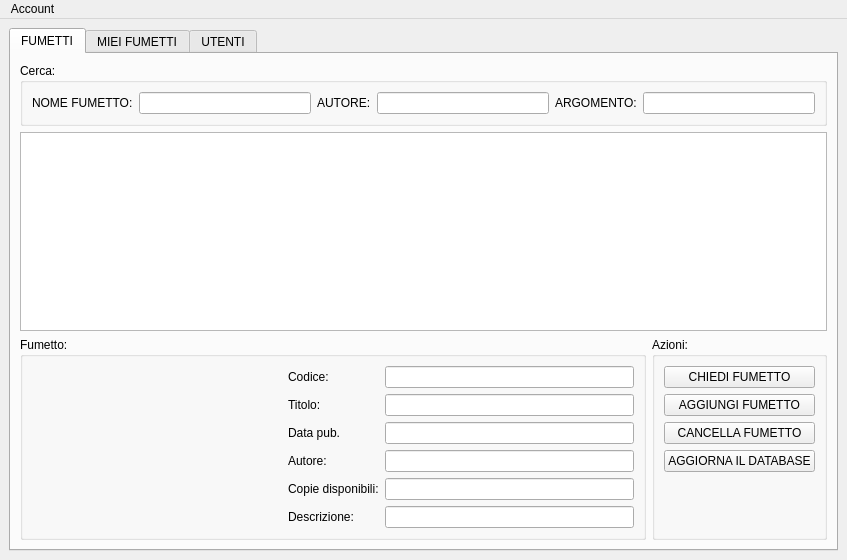
<?xml version="1.0" encoding="UTF-8"?>
<ui version="4.0">
 <class>admin</class>
 <widget class="QMainWindow" name="admin">
  <property name="geometry">
   <rect>
    <x>0</x>
    <y>0</y>
    <width>847</width>
    <height>560</height>
   </rect>
  </property>
  <property name="windowTitle">
   <string>Fumetteria</string>
  </property>
  <widget class="QWidget" name="centralwidget">
   <layout class="QVBoxLayout" name="verticalLayout_4">
    <item>
     <widget class="QTabWidget" name="maintab">
      <property name="currentIndex">
       <number>0</number>
      </property>
      <widget class="QWidget" name="fumetti">
       <attribute name="title">
        <string>FUMETTI</string>
       </attribute>
       <layout class="QGridLayout" name="gridLayout">
        <item row="0" column="0" colspan="2">
         <widget class="QGroupBox" name="groupBox">
          <property name="title">
           <string>Cerca:</string>
          </property>
          <layout class="QHBoxLayout" name="horizontalLayout_4">
           <item>
            <layout class="QHBoxLayout" name="horizontalLayout_2">
             <item>
              <layout class="QHBoxLayout" name="horizontalLayout_3">
               <item>
                <widget class="QLabel" name="label">
                 <property name="text">
                  <string>NOME FUMETTO:</string>
                 </property>
                </widget>
               </item>
               <item>
                <widget class="QLineEdit" name="searchLine"/>
               </item>
               <item>
                <widget class="QLabel" name="label_2">
                 <property name="text">
                  <string>AUTORE:</string>
                 </property>
                </widget>
               </item>
               <item>
                <widget class="QLineEdit" name="autoreLine"/>
               </item>
               <item>
                <widget class="QLabel" name="label_3">
                 <property name="text">
                  <string>ARGOMENTO:</string>
                 </property>
                </widget>
               </item>
               <item>
                <widget class="QLineEdit" name="genereLine"/>
               </item>
              </layout>
             </item>
            </layout>
           </item>
          </layout>
         </widget>
        </item>
        <item row="2" column="1">
         <widget class="QGroupBox" name="groupBox_2">
          <property name="title">
           <string>Azioni:</string>
          </property>
          <layout class="QVBoxLayout" name="verticalLayout">
           <item>
            <widget class="QPushButton" name="getFumettoButton">
             <property name="text">
              <string>CHIEDI FUMETTO</string>
             </property>
            </widget>
           </item>
           <item>
            <widget class="QPushButton" name="addnewB">
             <property name="text">
              <string>AGGIUNGI FUMETTO</string>
             </property>
            </widget>
           </item>
           <item>
            <widget class="QPushButton" name="deleteButton">
             <property name="text">
              <string>CANCELLA FUMETTO</string>
             </property>
            </widget>
           </item>
           <item>
            <widget class="QPushButton" name="pushButton">
             <property name="text">
              <string>AGGIORNA IL DATABASE</string>
             </property>
            </widget>
           </item>
           <item>
            <spacer name="verticalSpacer">
             <property name="orientation">
              <enum>Qt::Vertical</enum>
             </property>
             <property name="sizeHint" stdset="0">
              <size>
               <width>20</width>
               <height>40</height>
              </size>
             </property>
            </spacer>
           </item>
          </layout>
         </widget>
        </item>
        <item row="1" column="0" colspan="2">
         <widget class="QTableView" name="tableView"/>
        </item>
        <item row="2" column="0">
         <layout class="QHBoxLayout" name="horizontalLayout">
          <item>
           <widget class="QGroupBox" name="groupBox_3">
            <property name="title">
             <string>Fumetto:</string>
            </property>
            <layout class="QGridLayout" name="gridLayout_3">
             <item row="2" column="0">
              <layout class="QGridLayout" name="gridLayout_2">
               <item row="0" column="2">
                <spacer name="horizontalSpacer_2">
                 <property name="orientation">
                  <enum>Qt::Horizontal</enum>
                 </property>
                 <property name="sizeHint" stdset="0">
                  <size>
                   <width>40</width>
                   <height>20</height>
                  </size>
                 </property>
                </spacer>
               </item>
               <item row="0" column="0">
                <spacer name="horizontalSpacer">
                 <property name="orientation">
                  <enum>Qt::Horizontal</enum>
                 </property>
                 <property name="sizeHint" stdset="0">
                  <size>
                   <width>40</width>
                   <height>20</height>
                  </size>
                 </property>
                </spacer>
               </item>
               <item row="0" column="1">
                <widget class="QLabel" name="coverLabel">
                 <property name="text">
                  <string/>
                 </property>
                 <property name="pixmap">
                  <pixmap>img/No-Cover.png</pixmap>
                 </property>
                </widget>
               </item>
               <item row="1" column="1">
                <spacer name="horizontalSpacer_4">
                 <property name="orientation">
                  <enum>Qt::Horizontal</enum>
                 </property>
                 <property name="sizeHint" stdset="0">
                  <size>
                   <width>40</width>
                   <height>20</height>
                  </size>
                 </property>
                </spacer>
               </item>
              </layout>
             </item>
             <item row="2" column="1">
              <layout class="QVBoxLayout" name="verticalLayout_2">
               <item>
                <widget class="QLabel" name="labelIS">
                 <property name="text">
                  <string>Codice:</string>
                 </property>
                </widget>
               </item>
               <item>
                <widget class="QLabel" name="labelName">
                 <property name="text">
                  <string>Titolo:</string>
                 </property>
                </widget>
               </item>
               <item>
                <widget class="QLabel" name="labelDate">
                 <property name="text">
                  <string>Data pub.</string>
                 </property>
                </widget>
               </item>
               <item>
                <widget class="QLabel" name="labelA">
                 <property name="text">
                  <string>Autore:</string>
                 </property>
                </widget>
               </item>
               <item>
                <widget class="QLabel" name="labelCP">
                 <property name="text">
                  <string>Copie disponibili:</string>
                 </property>
                </widget>
               </item>
               <item>
                <widget class="QLabel" name="labelDesc">
                 <property name="text">
                  <string>Descrizione:</string>
                 </property>
                </widget>
               </item>
              </layout>
             </item>
             <item row="2" column="2">
              <layout class="QVBoxLayout" name="verticalLayout_3">
               <item>
                <widget class="QLineEdit" name="lineIS"/>
               </item>
               <item>
                <widget class="QLineEdit" name="lineName"/>
               </item>
               <item>
                <widget class="QLineEdit" name="lineDate"/>
               </item>
               <item>
                <widget class="QLineEdit" name="lineA"/>
               </item>
               <item>
                <widget class="QLineEdit" name="lineCP"/>
               </item>
               <item>
                <widget class="QLineEdit" name="lineDesc"/>
               </item>
              </layout>
             </item>
            </layout>
           </widget>
          </item>
         </layout>
        </item>
       </layout>
      </widget>
      <widget class="QWidget" name="userfumetti">
       <attribute name="title">
        <string>MIEI FUMETTI</string>
       </attribute>
       <layout class="QGridLayout" name="gridLayout_6">
        <item row="1" column="1">
         <widget class="QGroupBox" name="groupBox_5">
          <property name="title">
           <string>Azioni:</string>
          </property>
          <layout class="QGridLayout" name="gridLayout_10">
           <item row="1" column="0">
            <widget class="QPushButton" name="pushButton_2">
             <property name="text">
              <string>AGGIORNA DATABASE</string>
             </property>
            </widget>
           </item>
           <item row="2" column="0">
            <spacer name="verticalSpacer_4">
             <property name="orientation">
              <enum>Qt::Vertical</enum>
             </property>
             <property name="sizeHint" stdset="0">
              <size>
               <width>20</width>
               <height>40</height>
              </size>
             </property>
            </spacer>
           </item>
           <item row="0" column="0">
            <widget class="QPushButton" name="returnButton">
             <property name="text">
              <string>RESTIUISCI FUMETTO</string>
             </property>
            </widget>
           </item>
          </layout>
         </widget>
        </item>
        <item row="1" column="0">
         <layout class="QHBoxLayout" name="horizontalLayout_5">
          <item>
           <widget class="QGroupBox" name="groupBox_6">
            <property name="title">
             <string>Fumetto:</string>
            </property>
            <layout class="QGridLayout" name="gridLayout_5">
             <item row="0" column="1">
              <layout class="QGridLayout" name="gridLayout_9">
               <item row="0" column="0">
                <spacer name="horizontalSpacer_5">
                 <property name="orientation">
                  <enum>Qt::Horizontal</enum>
                 </property>
                 <property name="sizeHint" stdset="0">
                  <size>
                   <width>40</width>
                   <height>20</height>
                  </size>
                 </property>
                </spacer>
               </item>
               <item row="0" column="2">
                <spacer name="horizontalSpacer_6">
                 <property name="orientation">
                  <enum>Qt::Horizontal</enum>
                 </property>
                 <property name="sizeHint" stdset="0">
                  <size>
                   <width>40</width>
                   <height>20</height>
                  </size>
                 </property>
                </spacer>
               </item>
               <item row="0" column="1">
                <widget class="QLabel" name="coverLabelU">
                 <property name="text">
                  <string/>
                 </property>
                 <property name="pixmap">
                  <pixmap resource="xml.qrc">:/img/No-Cover.png</pixmap>
                 </property>
                </widget>
               </item>
               <item row="1" column="1">
                <spacer name="horizontalSpacer_7">
                 <property name="orientation">
                  <enum>Qt::Horizontal</enum>
                 </property>
                 <property name="sizeHint" stdset="0">
                  <size>
                   <width>40</width>
                   <height>20</height>
                  </size>
                 </property>
                </spacer>
               </item>
              </layout>
             </item>
             <item row="0" column="3">
              <layout class="QVBoxLayout" name="verticalLayout_7">
               <item>
                <widget class="QLabel" name="label_4">
                 <property name="text">
                  <string>Codice:</string>
                 </property>
                </widget>
               </item>
               <item>
                <widget class="QLabel" name="label_5">
                 <property name="text">
                  <string>Titolo:</string>
                 </property>
                </widget>
               </item>
               <item>
                <widget class="QLabel" name="label_6">
                 <property name="text">
                  <string>Data pub.</string>
                 </property>
                </widget>
               </item>
               <item>
                <widget class="QLabel" name="label_7">
                 <property name="text">
                  <string>Autore:</string>
                 </property>
                </widget>
               </item>
               <item>
                <widget class="QLabel" name="label_8">
                 <property name="text">
                  <string>Descrizione:</string>
                 </property>
                </widget>
               </item>
              </layout>
             </item>
             <item row="0" column="4">
              <layout class="QVBoxLayout" name="verticalLayout_8">
               <item>
                <widget class="QLineEdit" name="lineISU"/>
               </item>
               <item>
                <widget class="QLineEdit" name="lineNameU"/>
               </item>
               <item>
                <widget class="QLineEdit" name="lineDateU"/>
               </item>
               <item>
                <widget class="QLineEdit" name="lineAU"/>
               </item>
               <item>
                <widget class="QLineEdit" name="lineDescU"/>
               </item>
              </layout>
             </item>
            </layout>
           </widget>
          </item>
         </layout>
        </item>
        <item row="0" column="0" colspan="2">
         <widget class="QGroupBox" name="groupBox_4">
          <property name="title">
           <string>Fumetti in mio possesso:</string>
          </property>
          <layout class="QGridLayout" name="gridLayout_4">
           <item row="0" column="0">
            <widget class="QTableView" name="tableviewuser"/>
           </item>
          </layout>
         </widget>
        </item>
       </layout>
      </widget>
      <widget class="QWidget" name="utenti">
       <property name="layoutDirection">
        <enum>Qt::LeftToRight</enum>
       </property>
       <attribute name="title">
        <string>UTENTI</string>
       </attribute>
       <widget class="QGroupBox" name="groupBox_7">
        <property name="geometry">
         <rect>
          <x>10</x>
          <y>10</y>
          <width>811</width>
          <height>81</height>
         </rect>
        </property>
        <property name="title">
         <string>Cerca:</string>
        </property>
        <layout class="QGridLayout" name="gridLayout_8">
         <item row="0" column="0">
          <layout class="QHBoxLayout" name="horizontalLayout_7">
           <item>
            <widget class="QLabel" name="label_11">
             <property name="text">
              <string>NOME UTENTE:</string>
             </property>
            </widget>
           </item>
           <item>
            <widget class="QLineEdit" name="sLineID"/>
           </item>
           <item>
            <widget class="QLabel" name="label_12">
             <property name="text">
              <string>NOME:</string>
             </property>
            </widget>
           </item>
           <item>
            <widget class="QLineEdit" name="sLineName"/>
           </item>
           <item>
            <widget class="QLabel" name="label_10">
             <property name="text">
              <string>COGNOME:</string>
             </property>
            </widget>
           </item>
           <item>
            <widget class="QLineEdit" name="sLineSname"/>
           </item>
          </layout>
         </item>
        </layout>
       </widget>
       <widget class="QWidget" name="horizontalLayoutWidget_5">
        <property name="geometry">
         <rect>
          <x>20</x>
          <y>400</y>
          <width>791</width>
          <height>61</height>
         </rect>
        </property>
        <layout class="QHBoxLayout" name="horizontalLayout_6">
         <item>
          <spacer name="horizontalSpacer_3">
           <property name="orientation">
            <enum>Qt::Horizontal</enum>
           </property>
           <property name="sizeHint" stdset="0">
            <size>
             <width>40</width>
             <height>20</height>
            </size>
           </property>
          </spacer>
         </item>
         <item>
          <widget class="QLabel" name="label_13">
           <property name="text">
            <string>ID Utente:</string>
           </property>
          </widget>
         </item>
         <item>
          <widget class="QLineEdit" name="lineIDU"/>
         </item>
         <item>
          <widget class="QPushButton" name="addUser">
           <property name="text">
            <string>AGGIUNGI UTENTE</string>
           </property>
          </widget>
         </item>
         <item>
          <widget class="QPushButton" name="removeUser">
           <property name="text">
            <string>TOGLI UTENTE</string>
           </property>
          </widget>
         </item>
        </layout>
       </widget>
       <widget class="QGroupBox" name="groupBox_8">
        <property name="geometry">
         <rect>
          <x>10</x>
          <y>90</y>
          <width>811</width>
          <height>301</height>
         </rect>
        </property>
        <property name="title">
         <string>Utenti:</string>
        </property>
        <layout class="QGridLayout" name="gridLayout_7">
         <item row="0" column="0">
          <widget class="QTableView" name="tableUsersView"/>
         </item>
        </layout>
       </widget>
      </widget>
     </widget>
    </item>
   </layout>
  </widget>
  <widget class="QMenuBar" name="menubar">
   <property name="geometry">
    <rect>
     <x>0</x>
     <y>0</y>
     <width>847</width>
     <height>21</height>
    </rect>
   </property>
   <widget class="QMenu" name="menuAccount">
    <property name="title">
     <string>Account</string>
    </property>
    <addaction name="actionAccount_informations"/>
    <addaction name="separator"/>
    <addaction name="actionExit"/>
   </widget>
   <addaction name="menuAccount"/>
  </widget>
  <action name="actionAccount_informations">
   <property name="text">
    <string>Account Information</string>
   </property>
  </action>
  <action name="actionExit">
   <property name="text">
    <string>Exit</string>
   </property>
  </action>
 </widget>
 <resources>
  <include location="xml.qrc"/>
 </resources>
 <connections/>
</ui>
